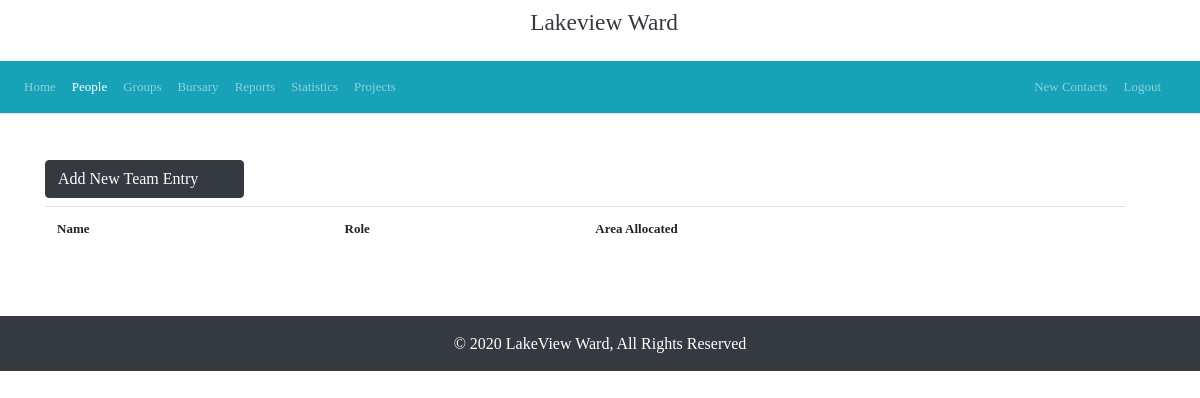
The app's page /teammembers/ (signed in), older data.
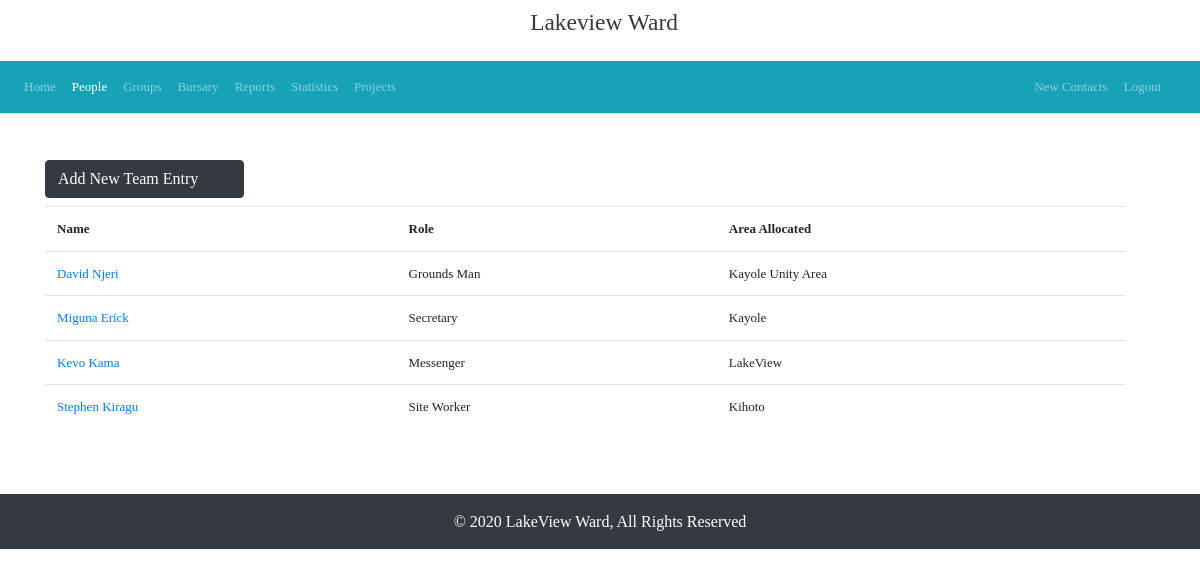
The same page, newer data.
### citizens/models.py (models this page shows, shortened)
class TeamMembers(models.Model):
    citizen = models.OneToOneField("Citizen", on_delete=models.CASCADE)
    role = models.CharField(max_length=50)
    area_allocated = models.CharField("Area Allocated", max_length=50)
    picture = models.ImageField(default='download.jpg', upload_to="teammembers")
    class Meta:
        verbose_name = "Team Member"
        verbose_name_plural = "Team Members"

class Citizen(models.Model):
    id_number = models.PositiveIntegerField(primary_key=True,verbose_name="Identification Number", unique=True)
    person = models.OneToOneField("Person", on_delete=models.CASCADE)
    location = models.CharField(max_length=150)
    email = models.EmailField(max_length=255, blank=True)
    phone_number = models.CharField("Phone Number", max_length=12, blank=True, default='0704893840')
    voting_centre = models.CharField('Voting Centre', max_length=50, default='Unity Primary School')
    uploaded_to_google = models.BooleanField(default=False)
    class Meta:
        verbose_name= 'Citizen'
        verbose_name_plural = 'Citizens'

class Person(models.Model):
    GENDER = (
        ('M', 'Male'),
        ('F', 'Female')
    )
    person_id = models.UUIDField(primary_key=True, default=uuid.uuid4, editable=False)
    surname = models.CharField(max_length=50, default="")
    first_name = models.CharField(max_length=50)
    last_name = models.CharField(max_length=50)
    gender = models.CharField(choices=GENDER, max_length=10)
    dob = models.DateField("Date of Birth", auto_now=False, auto_now_add=False)
    class Meta:
        verbose_name = "Person"
        verbose_name_plural = "Persons"
    def get_person(self):
        return self.first_name+' '+self.last_name

### citizens/views.py (the view)
# urls.py: path('teammembers/', TeamMembersListView.as_view(), name="team-list"),
class TeamMembersListView(LoginRequiredMixin,ListView):
    model = TeamMembers
    context_object_name = 'teams'
    template_name = "teamlist.html"

### citizens/templates/teamlist.html (shortened to what this page needs)
{% extends 'base.html' %}
{% load crispy_forms_tags %}
{% load static %}
{% block content %}
<div class="container">
    <div class="row container my-5">
        <div class="col-md-12 col-sm-12 col-xs-12">
            <div class="row mb-2">
                <a href="{% url 'team-create' %}" class="btn btn-dark">
                    Add New Team Entry
                    <i class="fa fa-plus ml-3"></i>
                </a>
            </div>
            <div class="row">
                <table class="table table-stripped">
                    <tr>
                        <th>Name</th>
                        <th>Role</th>
                        <th>Area Allocated</th>
                    </tr>
                    {% for team in teams %}
                    <tr>
                        <td><a href="{% url 'team-update' team.pk %}">{{ team.citizen.person.get_person }}</a></td>
                        <td>{{ team.role }}</td>
                        <td>{{ team.area_allocated }}</td>
                    </tr>
                    {% endfor %}
                </table>
            </div>
        </div>
        <div class="col-md-4">
        </div>
    </div>
</div>
{% endblock %}

Row changes from the older to the newer data that the page shows:
added TeamMembers: citizen.person.get_person "David Njeri", role "Grounds Man", area_allocated "Kayole Unity Area"
added TeamMembers: citizen.person.get_person "Miguna Erick", role "Secretary", area_allocated "Kayole"
added TeamMembers: citizen.person.get_person "Kevo Kama", role "Messenger", area_allocated "LakeView"
added TeamMembers: citizen.person.get_person "Stephen Kiragu", role "Site Worker", area_allocated "Kihoto"
